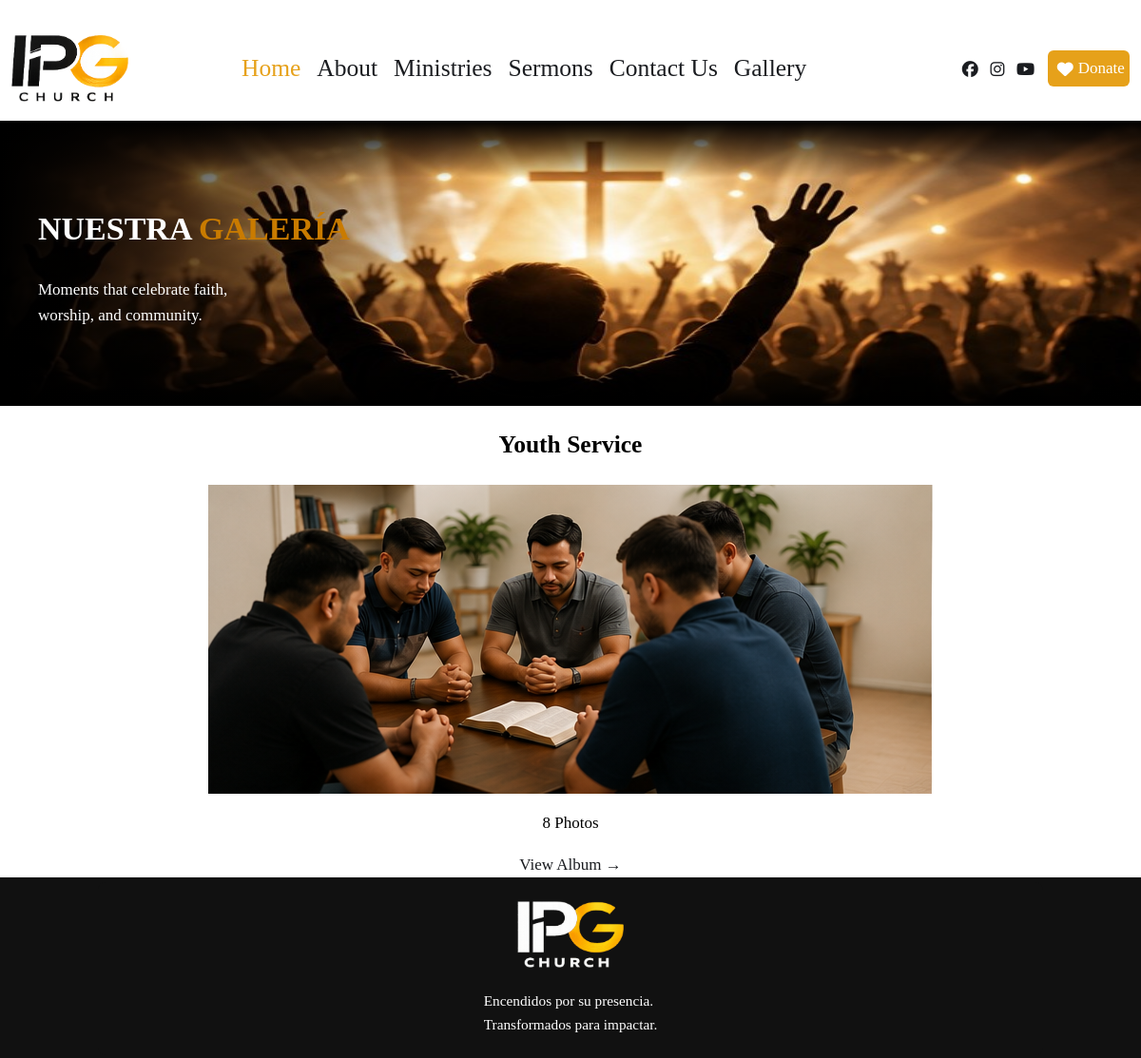
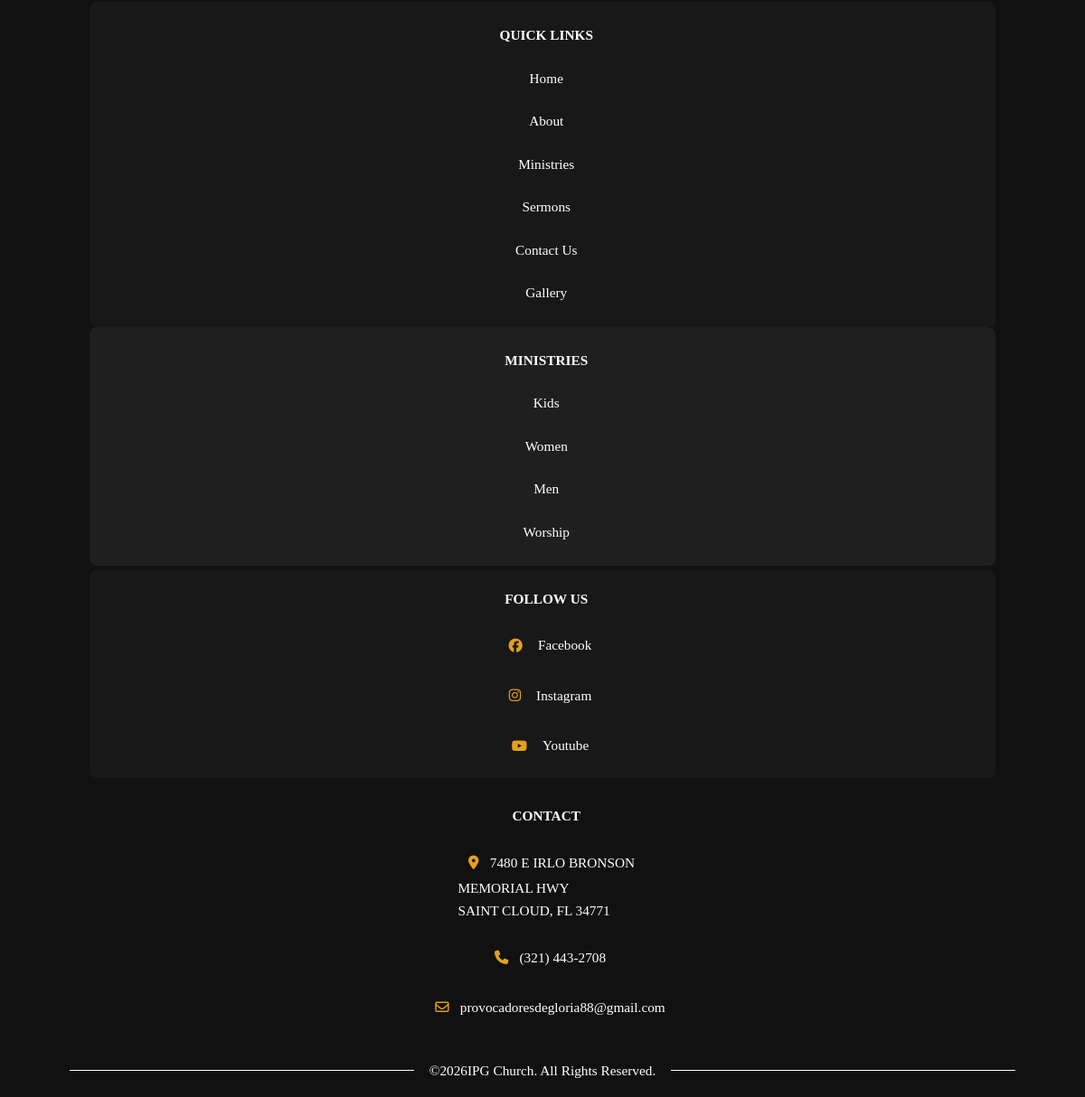
Page /gallery/ on the committed database (2 pictures, top to bottom).
### core/models.py (models this page shows, shortened)
class GalleryAlbum(models.Model):
    title = models.CharField(
        max_length=100
    )
    cover_image = models.ImageField(
        upload_to='gallery/covers/',
        blank=True,
        null=True
    )
    display_order = models.PositiveBigIntegerField(
        default=0
    )
    created_at = models.DateTimeField(
        auto_now_add=True
    )

### core/views.py (the view)
# urls.py: path('gallery/', views.gallery, name='gallery'),
def gallery(request):
    albums = GalleryAlbum.objects.prefetch_related(
        'images'
    ).order_by('display_order')
    return render(request, 'core/gallery.html', {
        'albums': albums
    })

### core/templates/core/gallery.html (shortened to what this page needs)
{% extends 'core/base.html' %}
{% load static %}
{% block extra_css %}
<link rel='stylesheet' href="{% static 'css/gallery.css' %}">
{% endblock %}
{% block content %}
<div class='gallery-container'>
    <div class='gallery-header'>
        <div class="gallery-bckgnd-img">
            <img class="gallery-img"
            src="{% static 'images/about_img.jpeg' %}"
            alt="WORSHIP">
        </div>
        <div class='gallery-page-content'>
            <h1>NUESTRA <span class='highlight'>
                GALERÍA</span>
            </h1>
            <p>Moments that celebrate faith,<br>
                worship, and community.
            </p>
        </div>
    </div>
    {% for album in albums %}
        <div class="album-card">
            <h2>{{ album.title }}</h2>
            <img src="{{ album.cover_image.url }}">
            <p>{{ album.images.count }} Photos</p>
            <a href="{% url 'album_detail' album.id %}">
                View Album →
            </a>
        </div>
    {% endfor %}
</div>
{% endblock %}

### staticfiles/css/styles.css (style rules this page uses)
:root { --text-color: #1a1c20; --link-color: #ffffff; --background-color: #eeeff1; font-size: 17px; }
html, body { height: 100%; width: 100%; }
html { scroll-behavior: smooth; scroll-padding-top: 5rem; }
body { min-height: 100vh; display: flex; flex-direction: column; background-color: #ffffff; color: #000000; line-height: 1.6; margin: 0; padding: 0; padding-top: 1rem; position: relative; }
a { color: var(--text-color); text-decoration: none; }

### static/css/gallery.css (style rules this page uses)
.highlight { color: #c97b00; }
.gallery-container { text-align: center; }
.gallery-header { position: relative; }
.gallery-bckgnd-img img { width: 100%; height: 300px; display: block; }
.gallery-bckgnd-img::before { content: ""; position: absolute; inset: 0; pointer-events: none; background: linear-gradient(to right, #000000 0%, transparent 40%), linear-gradient(to top, #000000 0%, transparent 20%), linear-gradient(to bottom, #000000 0%, transparent 20%); }
.gallery-page-content { position: absolute; top: 50%; left: 40px; transform: translateY(-50%); z-index: 1; color: white; text-align: left; }

### rows in the picture
GalleryAlbum: title "Youth Service", cover_image (picture), images.count "8"
